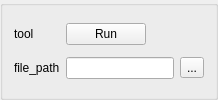
         <widget class="QGroupBox" name="groupBox">
          <property name="enabled">
           <bool>true</bool>
          </property>
          <property name="maximumSize">
           <size>
            <width>16777215</width>
            <height>100</height>
           </size>
          </property>
          <property name="title">
           <string/>
          </property>
          <layout class="QGridLayout" name="gridLayout_5">
           <item row="1" column="3">
            <widget class="QToolButton" name="file_toolButton">
             <property name="text">
              <string>...</string>
             </property>
            </widget>
           </item>
           <item row="1" column="0">
            <widget class="QLabel" name="file_path_label">
             <property name="text">
              <string>file_path</string>
             </property>
            </widget>
           </item>
           <item row="1" column="1" colspan="2">
            <widget class="QLineEdit" name="file_path_lineinput"/>
           </item>
           <item row="0" column="0">
            <widget class="QLabel" name="tool_label">
             <property name="text">
              <string>tool</string>
             </property>
            </widget>
           </item>
           <item row="0" column="1">
            <widget class="QPushButton" name="run_btn">
             <property name="sizePolicy">
              <sizepolicy hsizetype="Fixed" vsizetype="Fixed">
               <horstretch>0</horstretch>
               <verstretch>0</verstretch>
              </sizepolicy>
             </property>
             <property name="text">
              <string>Run</string>
             </property>
             <property name="icon">
              <iconset resource="../images/ui_pr.qrc">
               <normaloff>:/images/run-c.png</normaloff>:/images/run-c.png</iconset>
             </property>
            </widget>
           </item>
          </layout>
         </widget>
